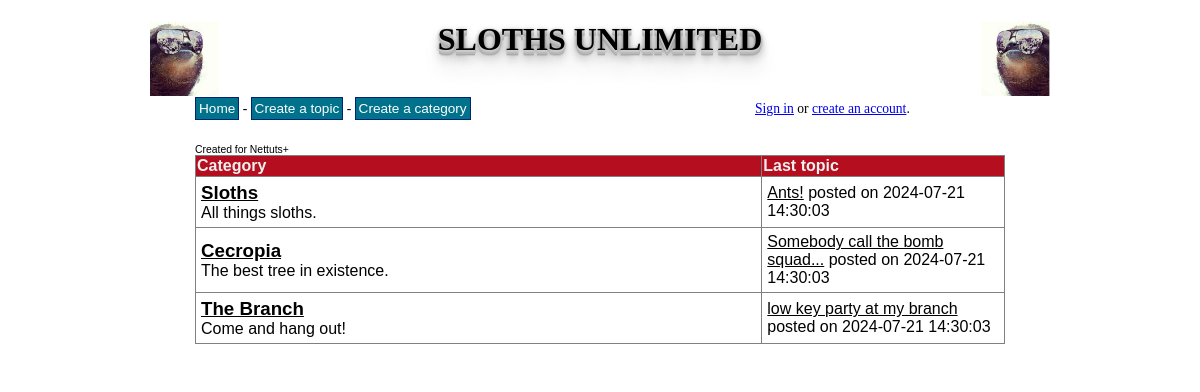
The page /forum/index.php on the database its author committed.
### tables this page shows
CREATE TABLE `categories` (
  `cat_id` int(8) NOT NULL AUTO_INCREMENT,
  `cat_name` varchar(255) NOT NULL,
  `cat_description` varchar(255) NOT NULL,
  PRIMARY KEY (`cat_id`),
  UNIQUE KEY `cat_name_unique` (`cat_name`)
);

CREATE TABLE `topics` (
  `topic_id` int(8) NOT NULL AUTO_INCREMENT,
  `topic_subject` varchar(255) NOT NULL,
  `topic_date` datetime NOT NULL,
  `topic_cat` int(8) NOT NULL,
  `topic_by` int(8) NOT NULL,
  PRIMARY KEY (`topic_id`),
  KEY `topic_cat` (`topic_cat`),
  KEY `topic_by` (`topic_by`),
  CONSTRAINT `topics_ibfk_1` FOREIGN KEY (`topic_cat`) REFERENCES `categories` (`cat_id`) ON DELETE CASCADE ON UPDATE CASCADE,
  CONSTRAINT `topics_ibfk_2` FOREIGN KEY (`topic_by`) REFERENCES `users` (`user_id`) ON UPDATE CASCADE
);

### forum/index.php (the view)
<?php
require_once 'connect.php';
require_once 'header.php';
$sql = "SELECT
            cat_id,
            cat_name,
            cat_description
        FROM
            categories";
$result = mysqli_query($link, $sql);
if(!$result)
{
    echo "The categories could not be displayed, please try again later.";
}
else
{
    if(mysqli_num_rows($result) == 0)
    {
        echo "No categories defined yet.";
    }
    else
    {
        echo "<table border='1'>
              <tr>
                <th>Category</th>
                <th>Last topic</th>
              </tr>";
        while($row = mysqli_fetch_assoc($result))
        {
	    $sql = "SELECT * FROM topics WHERE topic_cat = " . $row["cat_id"] . " ORDER BY topic_date DESC";
	    $topics_result = mysqli_query($link, $sql);
	    $topics = mysqli_fetch_assoc($topics_result);
            echo "<tr>";
                echo "<td class='leftpart'>";
                    echo "<h3><a href='category.php?id=" . $row["cat_id"] . "'>" . $row["cat_name"] . "</a></h3>" . $row["cat_description"];
                echo "</td>";
                echo "<td class='rightpart'>";
		if (!$topics) {
                    echo "No topics yet";
		}
		else {
		    echo "<a href='topic.php?id=" . $topics["topic_id"] . "'>" . $topics["topic_subject"] . "</a> posted on " . $topics["topic_date"];
		}
                echo "</td>";
            echo "</tr>";
        }
    }
}
include 'footer.php';
?>

### forum/header.php (shortened to what this page needs)
<!DOCTYPE html PUBLIC "-//W3C//DTD XHTML 1.0 Strict//EN"
"http://www.w3.org/TR/xhtml1/DTD/xhtml1-strict.dtd">
<html xmlns="http://www.w3.org/1999/xhtml" xml:lang="nl" lang="nl">
<head>
    <link rel="stylesheet" href="style.css" type="text/css">
</head>
<body>
<div id="wrapper">
<div id="banner">
<img id="sunglasses_sloth_right" src="images/sunglasses_sloth_right.jpg">
<img id="sunglasses_sloth_left" src="images/sunglasses_sloth_left.jpg">
<h1 id="title">SLOTHS UNLIMITED</h1>
</div>
    <div id="menu">
        <a class="item" href="index.php">Home</a> -
        <a class="item" href="create_topic.php">Create a topic</a> -
        <a class="item" href="create_cat.php">Create a category</a>
        <div id="userbar">
<?php
    if(session_status() == PHP_SESSION_ACTIVE && isset($_SESSION['signed_in']))
    {
        echo 'Hello ' . $_SESSION['user_name'] . '. Not you? <a href="signout.php">Sign out</a>';
    }
    else
    {
        echo '<a href="signin.php">Sign in</a> or <a href="signup.php">create an account</a>.';
    }
?>
    </div>
    </div>
        <div id="content">

### forum/footer.php
</div>
</div>
<div id="footer">Created for Nettuts+</div>
</body>
</html>

### forum/style.css (style rules this page uses)
html { height: 100%; }
body { background-color: 0; text-align: center; height: 100%; }
#wrapper { display: block; height: 100%; width: 900px; margin: 0 auto; }
#banner { width: 100%; height: 75px; }
#sunglasses_sloth_right { float: left; position: relative; height: 100%; width: auto; }
#sunglasses_sloth_left { float: right; position: relative; height: 100%; width: auto; }
#content { background-color: #fff; float: left; font-family: Arial; padding: 20px 5%; text-align: left; width: 90%; }
#menu { float: left; border-bottom: none; clear: both; width: 90%; height:20px; padding: 5px 5% 0 5%; background-color: #FFF; text-align: left; font-size: 85%; }
#userbar { background-color: #fff; float: right; width: 250px; }
#footer { clear: both; }
table { border-collapse: collapse; width: 100%; }
table a { color: #000; }
th { background-color: #B40E1F; color: #F0F0F0; }
td { padding: 5px; }
#title { text-shadow: 0 1px 0 #ccc, 0 2px 0 #c9c9c9, 0 3px 0 #bbb, 0 4px 0 #b9b9b9, 0 5px 0 #aaa, 0 6px 1px rgba(0,0,0,.1), 0 0 5px rgba(0,0,0,.1), 0 1px 3px rgba(0,0,0,.3), 0 3px 5px rgba(0,0,0,.2), 0 5px 10px rgba(0,0,0,.25), 0 10px 10px rgba(0,0,0,.2), 0 20px 20px rgba(0,0,0,.15); }
h3 { margin: 0; padding: 0; }
.item { background-color: #00728B; border: 1px solid #032472; color: #FFF; font-family: Arial; padding: 3px; text-decoration: none; }
.leftpart { width: 70%; }
.rightpart { width: 30%; }
#footer { font-size: 65%; padding: 3px 0 0 0; }

### rows shown on the page
categories: cat_name "Sloths", cat_description "All things sloths.", topics.topic_subject "Ants!", topics.topic_date "2024-07-21 14:30:03"
categories: cat_name "Cecropia", cat_description "The best tree in existence.", topics.topic_subject "Somebody call the bomb squad...", topics.topic_date "2024-07-21 14:30:03"
categories: cat_name "The Branch", cat_description "Come and hang out!", topics.topic_subject "low key party at my branch", topics.topic_date "2024-07-21 14:30:03"
